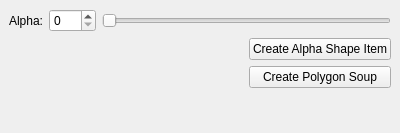
<?xml version="1.0" encoding="UTF-8"?>
<ui version="4.0">
 <class>AlphaShapesWidget</class>
 <widget class="QDockWidget" name="AlphaShapesWidget">
  <property name="geometry">
   <rect>
    <x>0</x>
    <y>0</y>
    <width>400</width>
    <height>133</height>
   </rect>
  </property>
  <property name="windowTitle">
   <string>Alpha Shapes</string>
  </property>
  <widget class="QWidget" name="dockWidgetContents">
   <layout class="QVBoxLayout" name="verticalLayout_2">
    <item>
     <layout class="QVBoxLayout" name="verticalLayout">
      <item>
       <layout class="QHBoxLayout" name="horizontalLayout">
        <item>
         <widget class="QLabel" name="label">
          <property name="text">
           <string>Alpha:</string>
          </property>
         </widget>
        </item>
        <item>
         <widget class="QSpinBox" name="spinBox">
          <property name="suffix">
           <string/>
          </property>
          <property name="maximum">
           <number>100</number>
          </property>
         </widget>
        </item>
        <item>
         <widget class="QSlider" name="horizontalSlider">
          <property name="maximum">
           <number>100</number>
          </property>
          <property name="orientation">
           <enum>Qt::Horizontal</enum>
          </property>
         </widget>
        </item>
       </layout>
      </item>
      <item>
       <layout class="QHBoxLayout" name="horizontalLayout_2" stretch="1,0">
        <item>
         <spacer name="horizontalSpacer">
          <property name="orientation">
           <enum>Qt::Horizontal</enum>
          </property>
          <property name="sizeHint" stdset="0">
           <size>
            <width>40</width>
            <height>20</height>
           </size>
          </property>
         </spacer>
        </item>
        <item>
         <layout class="QVBoxLayout" name="verticalLayout_3">
          <item>
           <widget class="QPushButton" name="as_itemPushButton">
            <property name="text">
             <string>Create Alpha Shape Item</string>
            </property>
           </widget>
          </item>
          <item>
           <widget class="QPushButton" name="poly_itemPushButton">
            <property name="text">
             <string>Create Polygon Soup</string>
            </property>
           </widget>
          </item>
         </layout>
        </item>
       </layout>
      </item>
      <item>
       <spacer name="verticalSpacer">
        <property name="orientation">
         <enum>Qt::Vertical</enum>
        </property>
        <property name="sizeHint" stdset="0">
         <size>
          <width>20</width>
          <height>40</height>
         </size>
        </property>
       </spacer>
      </item>
     </layout>
    </item>
   </layout>
  </widget>
 </widget>
 <resources/>
 <connections/>
</ui>
